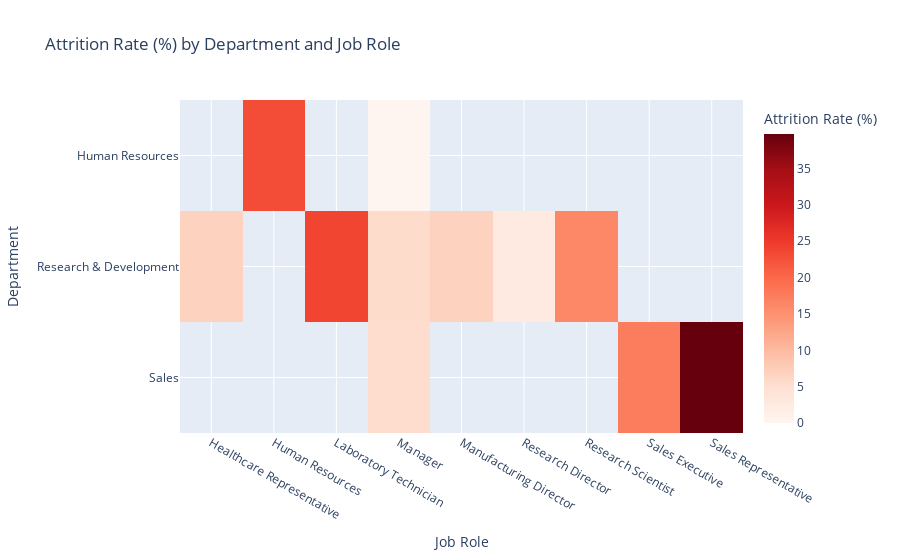

The code cell stored with this chart in its notebook:
### Markdown cell above
Out of 1,470 employees, 1,233 are currently employed = 83%, while 237 have left the company. This indicates that approximately 16% of employees have experienced attrition.

### Code cell
fig = px.imshow(
    attrition_rate.unstack(),
    labels=dict(x="Job Role", y="Department", color="Attrition Rate (%)"),
    x=attrition_rate.unstack().columns,
    y=attrition_rate.unstack().index,
    color_continuous_scale="Reds",
    aspect="auto",
    title="Attrition Rate (%) by Department and Job Role"
)
fig.show()

### Figure 1 — Plotly figure (JSON) as saved in the notebook; plotly's stock layout.template omitted (floating-point values rounded to 4 significant figures)
{"data": [{"coloraxis": "coloraxis", "hovertemplate": "Job Role: %{x}<br>Department: %{y}<br>Attrition Rate (%): %{z}<extra></extra>", "name": "0", "type": "heatmap", "x": ["Healthcare Representative", "Human Resources", "Laboratory Technician", "Manager", "Manufacturing Director", "Research Director", "Research Scientist", "Sales Executive", "Sales Representative"], "xaxis": "x", "y": ["Human Resources", "Research & Development", "Sales"], "yaxis": "y", "z": [[NaN, 23.08, NaN, 0.0, NaN, NaN, NaN, NaN, NaN], [6.87, NaN, 23.94, 5.56, 6.9, 2.5, 16.1, NaN, NaN], [NaN, NaN, NaN, 5.41, NaN, NaN, NaN, 17.48, 39.76]]}], "layout": {"coloraxis": {"colorbar": {"title": {"text": "Attrition Rate (%)"}}, "colorscale": [[0, "rgb(255,245,240)"], [0.125, "rgb(254,224,210)"], [0.25, "rgb(252,187,161)"], [0.375, "rgb(252,146,114)"], [0.5, "rgb(251,106,74)"], [0.625, "rgb(239,59,44)"], [0.75, "rgb(203,24,29)"], [0.875, "rgb(165,15,21)"], [1, "rgb(103,0,13)"]]}, "title": {"text": "Attrition Rate (%) by Department and Job Role"}, "xaxis": {"anchor": "y", "domain": [0, 1], "title": {"text": "Job Role"}}, "yaxis": {"anchor": "x", "autorange": "reversed", "domain": [0, 1], "title": {"text": "Department"}}}}
